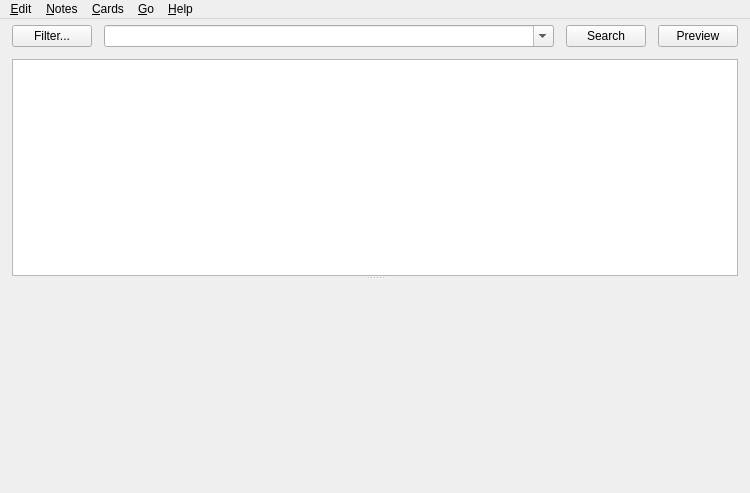
<?xml version="1.0" encoding="UTF-8"?>
<ui version="4.0">
 <class>Dialog</class>
 <widget class="QMainWindow" name="Dialog">
  <property name="geometry">
   <rect>
    <x>0</x>
    <y>0</y>
    <width>750</width>
    <height>493</height>
   </rect>
  </property>
  <property name="minimumSize">
   <size>
    <width>400</width>
    <height>400</height>
   </size>
  </property>
  <property name="windowIcon">
   <iconset resource="icons.qrc">
    <normaloff>:/icons/anki.png</normaloff>:/icons/anki.png</iconset>
  </property>
  <widget class="QWidget" name="centralwidget">
   <layout class="QVBoxLayout" name="verticalLayout_3">
    <property name="spacing">
     <number>12</number>
    </property>
    <property name="leftMargin">
     <number>12</number>
    </property>
    <property name="topMargin">
     <number>6</number>
    </property>
    <property name="rightMargin">
     <number>12</number>
    </property>
    <property name="bottomMargin">
     <number>12</number>
    </property>
    <item>
     <widget class="QSplitter" name="splitter">
      <property name="sizePolicy">
       <sizepolicy hsizetype="Preferred" vsizetype="Expanding">
        <horstretch>4</horstretch>
        <verstretch>0</verstretch>
       </sizepolicy>
      </property>
      <property name="orientation">
       <enum>Qt::Vertical</enum>
      </property>
      <widget class="QWidget" name="widget" native="true">
       <property name="sizePolicy">
        <sizepolicy hsizetype="Expanding" vsizetype="Preferred">
         <horstretch>3</horstretch>
         <verstretch>1</verstretch>
        </sizepolicy>
       </property>
       <layout class="QVBoxLayout" name="verticalLayout_2">
        <property name="spacing">
         <number>0</number>
        </property>
        <property name="leftMargin">
         <number>0</number>
        </property>
        <property name="topMargin">
         <number>0</number>
        </property>
        <property name="rightMargin">
         <number>0</number>
        </property>
        <property name="bottomMargin">
         <number>0</number>
        </property>
        <item>
         <layout class="QGridLayout" name="gridLayout">
          <property name="leftMargin">
           <number>0</number>
          </property>
          <property name="topMargin">
           <number>0</number>
          </property>
          <property name="rightMargin">
           <number>0</number>
          </property>
          <property name="bottomMargin">
           <number>12</number>
          </property>
          <property name="horizontalSpacing">
           <number>12</number>
          </property>
          <property name="verticalSpacing">
           <number>0</number>
          </property>
          <item row="0" column="1">
           <widget class="QComboBox" name="searchEdit">
            <property name="sizePolicy">
             <sizepolicy hsizetype="Expanding" vsizetype="Fixed">
              <horstretch>9</horstretch>
              <verstretch>0</verstretch>
             </sizepolicy>
            </property>
            <property name="editable">
             <bool>true</bool>
            </property>
            <property name="insertPolicy">
             <enum>QComboBox::NoInsert</enum>
            </property>
           </widget>
          </item>
          <item row="0" column="2">
           <widget class="QPushButton" name="searchButton">
            <property name="text">
             <string>Search</string>
            </property>
           </widget>
          </item>
          <item row="0" column="3">
           <widget class="QPushButton" name="previewButton">
            <property name="text">
             <string>Preview</string>
            </property>
            <property name="shortcut">
             <string notr="true">Ctrl+Shift+P</string>
            </property>
            <property name="checkable">
             <bool>true</bool>
            </property>
           </widget>
          </item>
          <item row="0" column="0">
           <widget class="QPushButton" name="filter">
            <property name="text">
             <string>Filter...</string>
            </property>
           </widget>
          </item>
         </layout>
        </item>
        <item>
         <widget class="QTableView" name="tableView">
          <property name="sizePolicy">
           <sizepolicy hsizetype="Expanding" vsizetype="Expanding">
            <horstretch>9</horstretch>
            <verstretch>1</verstretch>
           </sizepolicy>
          </property>
          <property name="minimumSize">
           <size>
            <width>0</width>
            <height>150</height>
           </size>
          </property>
          <property name="contextMenuPolicy">
           <enum>Qt::ActionsContextMenu</enum>
          </property>
          <property name="horizontalScrollBarPolicy">
           <enum>Qt::ScrollBarAsNeeded</enum>
          </property>
          <property name="editTriggers">
           <set>QAbstractItemView::NoEditTriggers</set>
          </property>
          <property name="tabKeyNavigation">
           <bool>false</bool>
          </property>
          <property name="alternatingRowColors">
           <bool>true</bool>
          </property>
          <property name="selectionBehavior">
           <enum>QAbstractItemView::SelectRows</enum>
          </property>
          <attribute name="horizontalHeaderCascadingSectionResizes">
           <bool>false</bool>
          </attribute>
          <attribute name="horizontalHeaderMinimumSectionSize">
           <number>20</number>
          </attribute>
          <attribute name="horizontalHeaderHighlightSections">
           <bool>false</bool>
          </attribute>
          <attribute name="horizontalHeaderShowSortIndicator" stdset="0">
           <bool>true</bool>
          </attribute>
         </widget>
        </item>
       </layout>
      </widget>
      <widget class="QWidget" name="verticalLayoutWidget">
       <layout class="QVBoxLayout" name="verticalLayout" stretch="0">
        <property name="spacing">
         <number>0</number>
        </property>
        <property name="leftMargin">
         <number>0</number>
        </property>
        <property name="topMargin">
         <number>1</number>
        </property>
        <property name="rightMargin">
         <number>0</number>
        </property>
        <property name="bottomMargin">
         <number>0</number>
        </property>
        <item>
         <layout class="QHBoxLayout" name="horizontalLayout2">
          <property name="spacing">
           <number>0</number>
          </property>
          <item>
           <widget class="QWidget" name="fieldsArea" native="true">
            <property name="sizePolicy">
             <sizepolicy hsizetype="Preferred" vsizetype="Expanding">
              <horstretch>0</horstretch>
              <verstretch>1</verstretch>
             </sizepolicy>
            </property>
            <property name="minimumSize">
             <size>
              <width>50</width>
              <height>200</height>
             </size>
            </property>
           </widget>
          </item>
         </layout>
        </item>
       </layout>
      </widget>
     </widget>
    </item>
   </layout>
  </widget>
  <widget class="QMenuBar" name="menubar">
   <property name="geometry">
    <rect>
     <x>0</x>
     <y>0</y>
     <width>750</width>
     <height>22</height>
    </rect>
   </property>
   <widget class="QMenu" name="menuEdit">
    <property name="title">
     <string>&amp;Edit</string>
    </property>
    <addaction name="actionUndo"/>
    <addaction name="separator"/>
    <addaction name="actionSelectAll"/>
    <addaction name="actionSelectNotes"/>
    <addaction name="actionInvertSelection"/>
    <addaction name="separator"/>
    <addaction name="actionClose"/>
   </widget>
   <widget class="QMenu" name="menuJump">
    <property name="title">
     <string>&amp;Go</string>
    </property>
    <addaction name="actionFind"/>
    <addaction name="actionTags"/>
    <addaction name="actionSidebar"/>
    <addaction name="actionNote"/>
    <addaction name="actionCardList"/>
    <addaction name="separator"/>
    <addaction name="actionFirstCard"/>
    <addaction name="actionPreviousCard"/>
    <addaction name="actionNextCard"/>
    <addaction name="actionLastCard"/>
   </widget>
   <widget class="QMenu" name="menu_Help">
    <property name="title">
     <string>&amp;Help</string>
    </property>
    <addaction name="actionGuide"/>
   </widget>
   <widget class="QMenu" name="menu_Cards">
    <property name="title">
     <string>&amp;Cards</string>
    </property>
    <widget class="QMenu" name="menuFlag">
     <property name="title">
      <string>Flag</string>
     </property>
     <addaction name="actionRed_Flag"/>
     <addaction name="actionOrange_Flag"/>
     <addaction name="actionGreen_Flag"/>
     <addaction name="actionBlue_Flag"/>
    </widget>
    <addaction name="actionChange_Deck"/>
    <addaction name="separator"/>
    <addaction name="actionReschedule"/>
    <addaction name="actionReposition"/>
    <addaction name="separator"/>
    <addaction name="actionToggle_Suspend"/>
    <addaction name="separator"/>
    <addaction name="menuFlag"/>
    <addaction name="separator"/>
    <addaction name="action_Info"/>
    <addaction name="actionExport"/>
   </widget>
   <widget class="QMenu" name="menu_Notes">
    <property name="title">
     <string>&amp;Notes</string>
    </property>
    <addaction name="actionAdd"/>
    <addaction name="separator"/>
    <addaction name="actionAdd_Tags"/>
    <addaction name="actionRemove_Tags"/>
    <addaction name="actionClear_Unused_Tags"/>
    <addaction name="actionToggle_Mark"/>
    <addaction name="separator"/>
    <addaction name="actionChangeModel"/>
    <addaction name="separator"/>
    <addaction name="actionFindDuplicates"/>
    <addaction name="actionFindReplace"/>
    <addaction name="separator"/>
    <addaction name="actionManage_Note_Types"/>
    <addaction name="separator"/>
    <addaction name="actionDelete"/>
   </widget>
   <addaction name="menuEdit"/>
   <addaction name="menu_Notes"/>
   <addaction name="menu_Cards"/>
   <addaction name="menuJump"/>
   <addaction name="menu_Help"/>
  </widget>
  <action name="actionReschedule">
   <property name="text">
    <string>&amp;Reschedule...</string>
   </property>
   <property name="shortcut">
    <string notr="true">Ctrl+Alt+R</string>
   </property>
  </action>
  <action name="actionSelectAll">
   <property name="text">
    <string>Select &amp;All</string>
   </property>
   <property name="shortcut">
    <string notr="true">Ctrl+Alt+A</string>
   </property>
  </action>
  <action name="actionUndo">
   <property name="text">
    <string>&amp;Undo</string>
   </property>
   <property name="shortcut">
    <string notr="true">Ctrl+Alt+Z</string>
   </property>
  </action>
  <action name="actionInvertSelection">
   <property name="text">
    <string>&amp;Invert Selection</string>
   </property>
   <property name="shortcut">
    <string notr="true">Ctrl+Alt+S</string>
   </property>
  </action>
  <action name="actionFind">
   <property name="text">
    <string>&amp;Find</string>
   </property>
   <property name="shortcut">
    <string notr="true">Ctrl+F</string>
   </property>
  </action>
  <action name="actionNote">
   <property name="text">
    <string>N&amp;ote</string>
   </property>
   <property name="shortcut">
    <string notr="true">Ctrl+Shift+N</string>
   </property>
  </action>
  <action name="actionNextCard">
   <property name="text">
    <string>&amp;Next Card</string>
   </property>
   <property name="shortcut">
    <string notr="true">Ctrl+N</string>
   </property>
  </action>
  <action name="actionPreviousCard">
   <property name="text">
    <string>&amp;Previous Card</string>
   </property>
   <property name="shortcut">
    <string notr="true">Ctrl+P</string>
   </property>
  </action>
  <action name="actionGuide">
   <property name="text">
    <string>&amp;Guide...</string>
   </property>
   <property name="shortcut">
    <string notr="true">F1</string>
   </property>
  </action>
  <action name="actionChangeModel">
   <property name="text">
    <string>Change Note Type...</string>
   </property>
   <property name="shortcut">
    <string notr="true">Ctrl+Shift+M</string>
   </property>
  </action>
  <action name="actionSelectNotes">
   <property name="text">
    <string>Select &amp;Notes</string>
   </property>
  </action>
  <action name="actionFindReplace">
   <property name="text">
    <string>Find and Re&amp;place...</string>
   </property>
   <property name="shortcut">
    <string notr="true">Ctrl+Alt+F</string>
   </property>
  </action>
  <action name="actionCram">
   <property name="text">
    <string>&amp;Cram...</string>
   </property>
  </action>
  <action name="actionTags">
   <property name="text">
    <string>Fil&amp;ter</string>
   </property>
   <property name="shortcut">
    <string notr="true">Ctrl+Shift+F</string>
   </property>
  </action>
  <action name="actionCardList">
   <property name="text">
    <string>Card List</string>
   </property>
   <property name="shortcut">
    <string notr="true">Ctrl+Shift+L</string>
   </property>
  </action>
  <action name="actionFindDuplicates">
   <property name="text">
    <string>Find &amp;Duplicates...</string>
   </property>
  </action>
  <action name="actionReposition">
   <property name="text">
    <string>Reposition...</string>
   </property>
   <property name="shortcut">
    <string notr="true">Ctrl+Shift+S</string>
   </property>
  </action>
  <action name="actionFirstCard">
   <property name="text">
    <string>First Card</string>
   </property>
   <property name="shortcut">
    <string>Home</string>
   </property>
  </action>
  <action name="actionLastCard">
   <property name="text">
    <string>Last Card</string>
   </property>
   <property name="shortcut">
    <string>End</string>
   </property>
  </action>
  <action name="actionClose">
   <property name="text">
    <string>Close</string>
   </property>
   <property name="shortcut">
    <string notr="true">Ctrl+W</string>
   </property>
  </action>
  <action name="action_Info">
   <property name="text">
    <string>&amp;Info...</string>
   </property>
   <property name="shortcut">
    <string notr="true">Ctrl+Shift+I</string>
   </property>
  </action>
  <action name="actionAdd_Tags">
   <property name="text">
    <string>Add Tags...</string>
   </property>
   <property name="shortcut">
    <string notr="true">Ctrl+Shift+A</string>
   </property>
  </action>
  <action name="actionRemove_Tags">
   <property name="text">
    <string>Remove Tags...</string>
   </property>
   <property name="shortcut">
    <string notr="true">Ctrl+Shift+D</string>
   </property>
  </action>
  <action name="actionToggle_Suspend">
   <property name="text">
    <string>Toggle Suspend</string>
   </property>
   <property name="shortcut">
    <string notr="true">Ctrl+J</string>
   </property>
  </action>
  <action name="actionDelete">
   <property name="text">
    <string>Delete</string>
   </property>
   <property name="shortcut">
    <string notr="true">Ctrl+Del</string>
   </property>
  </action>
  <action name="actionAdd">
   <property name="text">
    <string>Add Notes...</string>
   </property>
   <property name="shortcut">
    <string notr="true">Ctrl+E</string>
   </property>
  </action>
  <action name="actionChange_Deck">
   <property name="text">
    <string>Change Deck...</string>
   </property>
   <property name="shortcut">
    <string notr="true">Ctrl+D</string>
   </property>
  </action>
  <action name="actionRed_Flag">
   <property name="checkable">
    <bool>true</bool>
   </property>
   <property name="text">
    <string>Red Flag</string>
   </property>
   <property name="shortcut">
    <string notr="true">Ctrl+1</string>
   </property>
  </action>
  <action name="actionOrange_Flag">
   <property name="checkable">
    <bool>true</bool>
   </property>
   <property name="text">
    <string>Orange Flag</string>
   </property>
   <property name="shortcut">
    <string notr="true">Ctrl+2</string>
   </property>
  </action>
  <action name="actionGreen_Flag">
   <property name="checkable">
    <bool>true</bool>
   </property>
   <property name="text">
    <string>Green Flag</string>
   </property>
   <property name="shortcut">
    <string notr="true">Ctrl+3</string>
   </property>
  </action>
  <action name="actionBlue_Flag">
   <property name="checkable">
    <bool>true</bool>
   </property>
   <property name="text">
    <string>Blue Flag</string>
   </property>
   <property name="shortcut">
    <string notr="true">Ctrl+4</string>
   </property>
  </action>
  <action name="actionSidebar">
   <property name="text">
    <string>Sidebar</string>
   </property>
   <property name="shortcut">
    <string notr="true">Ctrl+Shift+R</string>
   </property>
  </action>
  <action name="actionClear_Unused_Tags">
   <property name="text">
    <string>Clear Unused Tags</string>
   </property>
  </action>
  <action name="actionManage_Note_Types">
   <property name="text">
    <string>Manage Note Types...</string>
   </property>
  </action>
  <action name="actionToggle_Mark">
   <property name="text">
    <string>Toggle Mark</string>
   </property>
   <property name="shortcut">
    <string notr="true">Ctrl+K</string>
   </property>
  </action>
  <action name="actionExport">
   <property name="text">
    <string>&amp;Export Notes</string>
   </property>
   <property name="shortcut">
    <string>Ctrl+Shift+E</string>
   </property>
  </action>
 </widget>
 <resources>
  <include location="icons.qrc"/>
 </resources>
 <connections>
  <connection>
   <sender>actionSelectAll</sender>
   <signal>triggered()</signal>
   <receiver>tableView</receiver>
   <slot>selectAll()</slot>
   <hints>
    <hint type="sourcelabel">
     <x>-1</x>
     <y>-1</y>
    </hint>
    <hint type="destinationlabel">
     <x>299</x>
     <y>279</y>
    </hint>
   </hints>
  </connection>
  <connection>
   <sender>actionClose</sender>
   <signal>triggered()</signal>
   <receiver>Dialog</receiver>
   <slot>close()</slot>
   <hints>
    <hint type="sourcelabel">
     <x>-1</x>
     <y>-1</y>
    </hint>
    <hint type="destinationlabel">
     <x>374</x>
     <y>199</y>
    </hint>
   </hints>
  </connection>
 </connections>
</ui>
